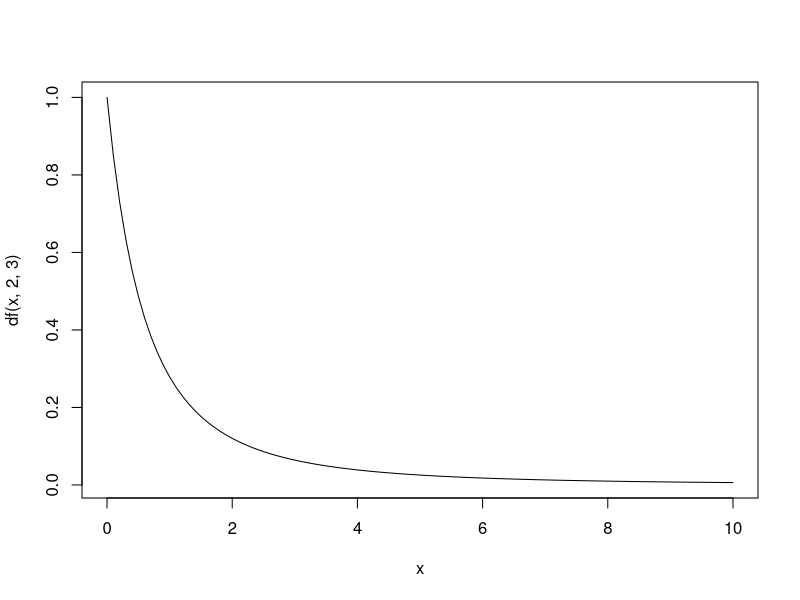
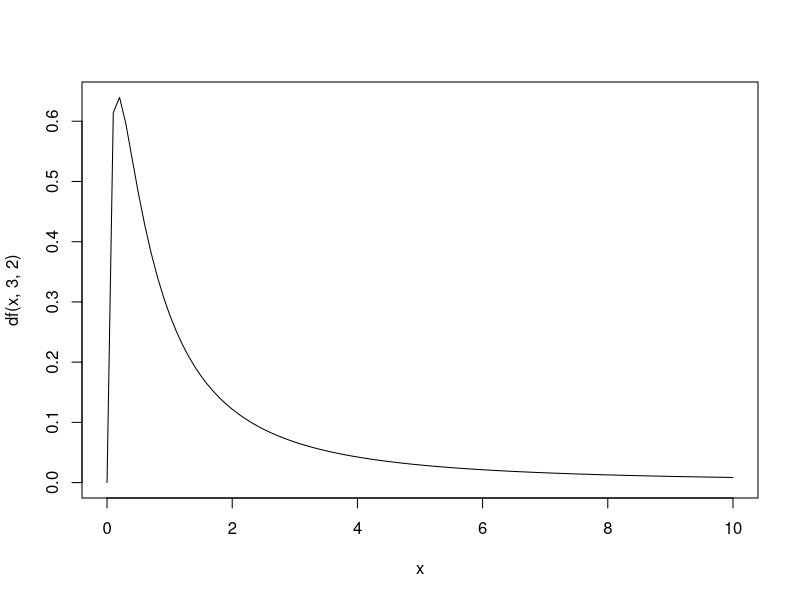
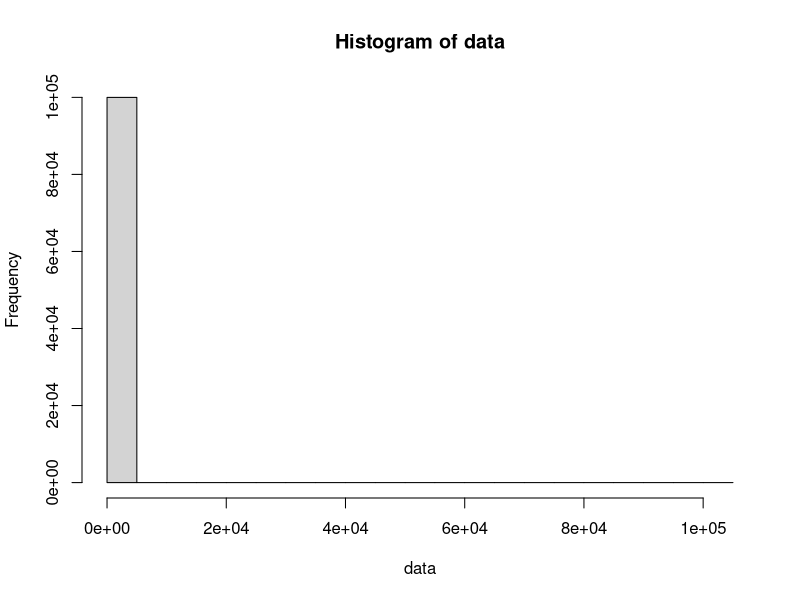
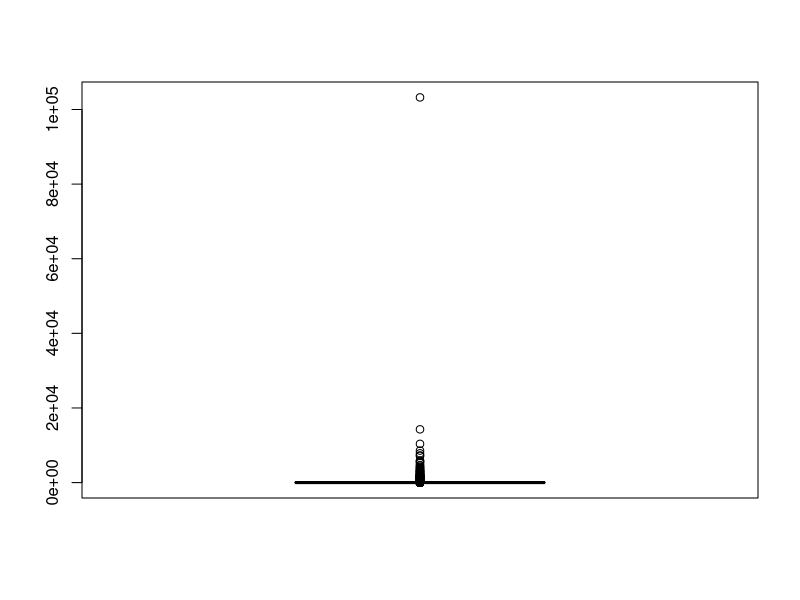

The R script that drew these images, in order:
#plotting the density 
curve(df(x, 2, 3), from=0, to= 10)
curve(df(x, 3, 2), from=0, to= 10)

#simulating from F
n.sim=100000
data=rf(n.sim, 3, 2)
hist(data)
summary(data)
boxplot(data)
